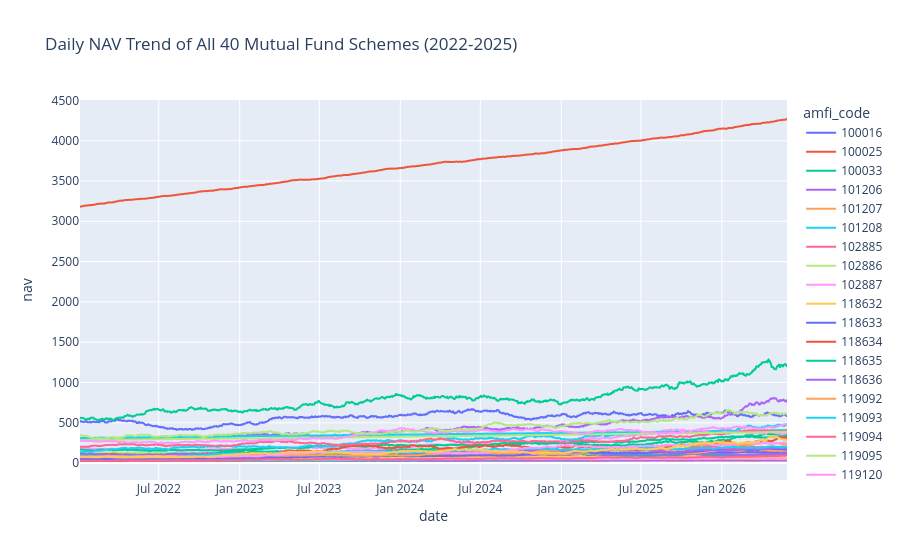

Notebook code cell kept with this figure:
### Code cell
import plotly.express as px

fig = px.line(
    nav,
    x="date",
    y="nav",
    color="amfi_code",
    title="Daily NAV Trend of All 40 Mutual Fund Schemes (2022-2025)"
)

fig.show()

### Figure 1 — Plotly figure (JSON) as saved in the notebook; plotly's stock layout.template omitted (floating-point values rounded to 4 significant figures; data arrays with more than 128 entries replaced by an {"elided": "..."} marker saying what was removed)
{"data": [{"hovertemplate": "amfi_code=100016<br>date=%{x}<br>nav=%{y}<extra></extra>", "legendgroup": "100016", "line": {"color": "#636efa", "dash": "solid"}, "marker": {"symbol": "circle"}, "mode": "lines", "name": "100016", "showlegend": true, "type": "scattergl", "x": {"elided": "1150 str values"}, "xaxis": "x", "y": {"elided": "1150 float values"}, "yaxis": "y"}, {"hovertemplate": "amfi_code=100025<br>date=%{x}<br>nav=%{y}<extra></extra>", "legendgroup": "100025", "line": {"color": "#EF553B", "dash": "solid"}, "marker": {"symbol": "circle"}, "mode": "lines", "name": "100025", "showlegend": true, "type": "scattergl", "x": {"elided": "1150 str values"}, "xaxis": "x", "y": {"elided": "1150 float values"}, "yaxis": "y"}, {"hovertemplate": "amfi_code=100033<br>date=%{x}<br>nav=%{y}<extra></extra>", "legendgroup": "100033", "line": {"color": "#00cc96", "dash": "solid"}, "marker": {"symbol": "circle"}, "mode": "lines", "name": "100033", "showlegend": true, "type": "scattergl", "x": {"elided": "1150 str values"}, "xaxis": "x", "y": {"elided": "1150 float values"}, "yaxis": "y"}, {"hovertemplate": "amfi_code=101206<br>date=%{x}<br>nav=%{y}<extra></extra>", "legendgroup": "101206", "line": {"color": "#ab63fa", "dash": "solid"}, "marker": {"symbol": "circle"}, "mode": "lines", "name": "101206", "showlegend": true, "type": "scattergl", "x": {"elided": "1150 str values"}, "xaxis": "x", "y": {"elided": "1150 float values"}, "yaxis": "y"}, {"hovertemplate": "amfi_code=101207<br>date=%{x}<br>nav=%{y}<extra></extra>", "legendgroup": "101207", "line": {"color": "#FFA15A", "dash": "solid"}, "marker": {"symbol": "circle"}, "mode": "lines", "name": "101207", "showlegend": true, "type": "scattergl", "x": {"elided": "1150 str values"}, "xaxis": "x", "y": {"elided": "1150 float values"}, "yaxis": "y"}, {"hovertemplate": "amfi_code=101208<br>date=%{x}<br>nav=%{y}<extra></extra>", "legendgroup": "101208", "line": {"color": "#19d3f3", "dash": "solid"}, "marker": {"symbol": "circle"}, "mode": "lines", "name": "101208", "showlegend": true, "type": "scattergl", "x": {"elided": "1150 str values"}, "xaxis": "x", "y": {"elided": "1150 float values"}, "yaxis": "y"}, {"hovertemplate": "amfi_code=102885<br>date=%{x}<br>nav=%{y}<extra></extra>", "legendgroup": "102885", "line": {"color": "#FF6692", "dash": "solid"}, "marker": {"symbol": "circle"}, "mode": "lines", "name": "102885", "showlegend": true, "type": "scattergl", "x": {"elided": "1150 str values"}, "xaxis": "x", "y": {"elided": "1150 float values"}, "yaxis": "y"}, {"hovertemplate": "amfi_code=102886<br>date=%{x}<br>nav=%{y}<extra></extra>", "legendgroup": "102886", "line": {"color": "#B6E880", "dash": "solid"}, "marker": {"symbol": "circle"}, "mode": "lines", "name": "102886", "showlegend": true, "type": "scattergl", "x": {"elided": "1150 str values"}, "xaxis": "x", "y": {"elided": "1150 float values"}, "yaxis": "y"}, {"hovertemplate": "amfi_code=102887<br>date=%{x}<br>nav=%{y}<extra></extra>", "legendgroup": "102887", "line": {"color": "#FF97FF", "dash": "solid"}, "marker": {"symbol": "circle"}, "mode": "lines", "name": "102887", "showlegend": true, "type": "scattergl", "x": {"elided": "1150 str values"}, "xaxis": "x", "y": {"elided": "1150 float values"}, "yaxis": "y"}, {"hovertemplate": "amfi_code=118632<br>date=%{x}<br>nav=%{y}<extra></extra>", "legendgroup": "118632", "line": {"color": "#FECB52", "dash": "solid"}, "marker": {"symbol": "circle"}, "mode": "lines", "name": "118632", "showlegend": true, "type": "scattergl", "x": {"elided": "1150 str values"}, "xaxis": "x", "y": {"elided": "1150 float values"}, "yaxis": "y"}, {"hovertemplate": "amfi_code=118633<br>date=%{x}<br>nav=%{y}<extra></extra>", "legendgroup": "118633", "line": {"color": "#636efa", "dash": "solid"}, "marker": {"symbol": "circle"}, "mode": "lines", "name": "118633", "showlegend": true, "type": "scattergl", "x": {"elided": "1150 str values"}, "xaxis": "x", "y": {"elided": "1150 float values"}, "yaxis": "y"}, {"hovertemplate": "amfi_code=118634<br>date=%{x}<br>nav=%{y}<extra></extra>", "legendgroup": "118634", "line": {"color": "#EF553B", "dash": "solid"}, "marker": {"symbol": "circle"}, "mode": "lines", "name": "118634", "showlegend": true, "type": "scattergl", "x": {"elided": "1150 str values"}, "xaxis": "x", "y": {"elided": "1150 float values"}, "yaxis": "y"}, {"hovertemplate": "amfi_code=118635<br>date=%{x}<br>nav=%{y}<extra></extra>", "legendgroup": "118635", "line": {"color": "#00cc96", "dash": "solid"}, "marker": {"symbol": "circle"}, "mode": "lines", "name": "118635", "showlegend": true, "type": "scattergl", "x": {"elided": "1150 str values"}, "xaxis": "x", "y": {"elided": "1150 float values"}, "yaxis": "y"}, {"hovertemplate": "amfi_code=118636<br>date=%{x}<br>nav=%{y}<extra></extra>", "legendgroup": "118636", "line": {"color": "#ab63fa", "dash": "solid"}, "marker": {"symbol": "circle"}, "mode": "lines", "name": "118636", "showlegend": true, "type": "scattergl", "x": {"elided": "1150 str values"}, "xaxis": "x", "y": {"elided": "1150 float values"}, "yaxis": "y"}, {"hovertemplate": "amfi_code=119092<br>date=%{x}<br>nav=%{y}<extra></extra>", "legendgroup": "119092", "line": {"color": "#FFA15A", "dash": "solid"}, "marker": {"symbol": "circle"}, "mode": "lines", "name": "119092", "showlegend": true, "type": "scattergl", "x": {"elided": "1150 str values"}, "xaxis": "x", "y": {"elided": "1150 float values"}, "yaxis": "y"}, {"hovertemplate": "amfi_code=119093<br>date=%{x}<br>nav=%{y}<extra></extra>", "legendgroup": "119093", "line": {"color": "#19d3f3", "dash": "solid"}, "marker": {"symbol": "circle"}, "mode": "lines", "name": "119093", "showlegend": true, "type": "scattergl", "x": {"elided": "1150 str values"}, "xaxis": "x", "y": {"elided": "1150 float values"}, "yaxis": "y"}, {"hovertemplate": "amfi_code=119094<br>date=%{x}<br>nav=%{y}<extra></extra>", "legendgroup": "119094", "line": {"color": "#FF6692", "dash": "solid"}, "marker": {"symbol": "circle"}, "mode": "lines", "name": "119094", "showlegend": true, "type": "scattergl", "x": {"elided": "1150 str values"}, "xaxis": "x", "y": {"elided": "1150 float values"}, "yaxis": "y"}, {"hovertemplate": "amfi_code=119095<br>date=%{x}<br>nav=%{y}<extra></extra>", "legendgroup": "119095", "line": {"color": "#B6E880", "dash": "solid"}, "marker": {"symbol": "circle"}, "mode": "lines", "name": "119095", "showlegend": true, "type": "scattergl", "x": {"elided": "1150 str values"}, "xaxis": "x", "y": {"elided": "1150 float values"}, "yaxis": "y"}, {"hovertemplate": "amfi_code=119120<br>date=%{x}<br>nav=%{y}<extra></extra>", "legendgroup": "119120", "line": {"color": "#FF97FF", "dash": "solid"}, "marker": {"symbol": "circle"}, "mode": "lines", "name": "119120", "showlegend": true, "type": "scattergl", "x": {"elided": "1150 str values"}, "xaxis": "x", "y": {"elided": "1150 float values"}, "yaxis": "y"}, {"hovertemplate": "amfi_code=119551<br>date=%{x}<br>nav=%{y}<extra></extra>", "legendgroup": "119551", "line": {"color": "#FECB52", "dash": "solid"}, "marker": {"symbol": "circle"}, "mode": "lines", "name": "119551", "showlegend": true, "type": "scattergl", "x": {"elided": "1150 str values"}, "xaxis": "x", "y": {"elided": "1150 float values"}, "yaxis": "y"}, {"hovertemplate": "amfi_code=119552<br>date=%{x}<br>nav=%{y}<extra></extra>", "legendgroup": "119552", "line": {"color": "#636efa", "dash": "solid"}, "marker": {"symbol": "circle"}, "mode": "lines", "name": "119552", "showlegend": true, "type": "scattergl", "x": {"elided": "1150 str values"}, "xaxis": "x", "y": {"elided": "1150 float values"}, "yaxis": "y"}, {"hovertemplate": "amfi_code=119598<br>date=%{x}<br>nav=%{y}<extra></extra>", "legendgroup": "119598", "line": {"color": "#EF553B", "dash": "solid"}, "marker": {"symbol": "circle"}, "mode": "lines", "name": "119598", "showlegend": true, "type": "scattergl", "x": {"elided": "1150 str values"}, "xaxis": "x", "y": {"elided": "1150 float values"}, "yaxis": "y"}, {"hovertemplate": "amfi_code=119599<br>date=%{x}<br>nav=%{y}<extra></extra>", "legendgroup": "119599", "line": {"color": "#00cc96", "dash": "solid"}, "marker": {"symbol": "circle"}, "mode": "lines", "name": "119599", "showlegend": true, "type": "scattergl", "x": {"elided": "1150 str values"}, "xaxis": "x", "y": {"elided": "1150 float values"}, "yaxis": "y"}, {"hovertemplate": "amfi_code=120503<br>date=%{x}<br>nav=%{y}<extra></extra>", "legendgroup": "120503", "line": {"color": "#ab63fa", "dash": "solid"}, "marker": {"symbol": "circle"}, "mode": "lines", "name": "120503", "showlegend": true, "type": "scattergl", "x": {"elided": "1150 str values"}, "xaxis": "x", "y": {"elided": "1150 float values"}, "yaxis": "y"}, {"hovertemplate": "amfi_code=120504<br>date=%{x}<br>nav=%{y}<extra></extra>", "legendgroup": "120504", "line": {"color": "#FFA15A", "dash": "solid"}, "marker": {"symbol": "circle"}, "mode": "lines", "name": "120504", "showlegend": true, "type": "scattergl", "x": {"elided": "1150 str values"}, "xaxis": "x", "y": {"elided": "1150 float values"}, "yaxis": "y"}, {"hovertemplate": "amfi_code=120505<br>date=%{x}<br>nav=%{y}<extra></extra>", "legendgroup": "120505", "line": {"color": "#19d3f3", "dash": "solid"}, "marker": {"symbol": "circle"}, "mode": "lines", "name": "120505", "showlegend": true, "type": "scattergl", "x": {"elided": "1150 str values"}, "xaxis": "x", "y": {"elided": "1150 float values"}, "yaxis": "y"}, {"hovertemplate": "amfi_code=120506<br>date=%{x}<br>nav=%{y}<extra></extra>", "legendgroup": "120506", "line": {"color": "#FF6692", "dash": "solid"}, "marker": {"symbol": "circle"}, "mode": "lines", "name": "120506", "showlegend": true, "type": "scattergl", "x": {"elided": "1150 str values"}, "xaxis": "x", "y": {"elided": "1150 float values"}, "yaxis": "y"}, {"hovertemplate": "amfi_code=120507<br>date=%{x}<br>nav=%{y}<extra></extra>", "legendgroup": "120507", "line": {"color": "#B6E880", "dash": "solid"}, "marker": {"symbol": "circle"}, "mode": "lines", "name": "120507", "showlegend": true, "type": "scattergl", "x": {"elided": "1150 str values"}, "xaxis": "x", "y": {"elided": "1150 float values"}, "yaxis": "y"}, {"hovertemplate": "amfi_code=120841<br>date=%{x}<br>nav=%{y}<extra></extra>", "legendgroup": "120841", "line": {"color": "#FF97FF", "dash": "solid"}, "marker": {"symbol": "circle"}, "mode": "lines", "name": "120841", "showlegend": true, "type": "scattergl", "x": {"elided": "1150 str values"}, "xaxis": "x", "y": {"elided": "1150 float values"}, "yaxis": "y"}, {"hovertemplate": "amfi_code=120842<br>date=%{x}<br>nav=%{y}<extra></extra>", "legendgroup": "120842", "line": {"color": "#FECB52", "dash": "solid"}, "marker": {"symbol": "circle"}, "mode": "lines", "name": "120842", "showlegend": true, "type": "scattergl", "x": {"elided": "1150 str values"}, "xaxis": "x", "y": {"elided": "1150 float values"}, "yaxis": "y"}, {"hovertemplate": "amfi_code=120843<br>date=%{x}<br>nav=%{y}<extra></extra>", "legendgroup": "120843", "line": {"color": "#636efa", "dash": "solid"}, "marker": {"symbol": "circle"}, "mode": "lines", "name": "120843", "showlegend": true, "type": "scattergl", "x": {"elided": "1150 str values"}, "xaxis": "x", "y": {"elided": "1150 float values"}, "yaxis": "y"}, {"hovertemplate": "amfi_code=120844<br>date=%{x}<br>nav=%{y}<extra></extra>", "legendgroup": "120844", "line": {"color": "#EF553B", "dash": "solid"}, "marker": {"symbol": "circle"}, "mode": "lines", "name": "120844", "showlegend": true, "type": "scattergl", "x": {"elided": "1150 str values"}, "xaxis": "x", "y": {"elided": "1150 float values"}, "yaxis": "y"}, {"hovertemplate": "amfi_code=125497<br>date=%{x}<br>nav=%{y}<extra></extra>", "legendgroup": "125497", "line": {"color": "#00cc96", "dash": "solid"}, "marker": {"symbol": "circle"}, "mode": "lines", "name": "125497", "showlegend": true, "type": "scattergl", "x": {"elided": "1150 str values"}, "xaxis": "x", "y": {"elided": "1150 float values"}, "yaxis": "y"}, {"hovertemplate": "amfi_code=125498<br>date=%{x}<br>nav=%{y}<extra></extra>", "legendgroup": "125498", "line": {"color": "#ab63fa", "dash": "solid"}, "marker": {"symbol": "circle"}, "mode": "lines", "name": "125498", "showlegend": true, "type": "scattergl", "x": {"elided": "1150 str values"}, "xaxis": "x", "y": {"elided": "1150 float values"}, "yaxis": "y"}, {"hovertemplate": "amfi_code=148567<br>date=%{x}<br>nav=%{y}<extra></extra>", "legendgroup": "148567", "line": {"color": "#FFA15A", "dash": "solid"}, "marker": {"symbol": "circle"}, "mode": "lines", "name": "148567", "showlegend": true, "type": "scattergl", "x": {"elided": "1150 str values"}, "xaxis": "x", "y": {"elided": "1150 float values"}, "yaxis": "y"}, {"hovertemplate": "amfi_code=148568<br>date=%{x}<br>nav=%{y}<extra></extra>", "legendgroup": "148568", "line": {"color": "#19d3f3", "dash": "solid"}, "marker": {"symbol": "circle"}, "mode": "lines", "name": "148568", "showlegend": true, "type": "scattergl", "x": {"elided": "1150 str values"}, "xaxis": "x", "y": {"elided": "1150 float values"}, "yaxis": "y"}, {"hovertemplate": "amfi_code=148569<br>date=%{x}<br>nav=%{y}<extra></extra>", "legendgroup": "148569", "line": {"color": "#FF6692", "dash": "solid"}, "marker": {"symbol": "circle"}, "mode": "lines", "name": "148569", "showlegend": true, "type": "scattergl", "x": {"elided": "1150 str values"}, "xaxis": "x", "y": {"elided": "1150 float values"}, "yaxis": "y"}, {"hovertemplate": "amfi_code=149322<br>date=%{x}<br>nav=%{y}<extra></extra>", "legendgroup": "149322", "line": {"color": "#B6E880", "dash": "solid"}, "marker": {"symbol": "circle"}, "mode": "lines", "name": "149322", "showlegend": true, "type": "scattergl", "x": {"elided": "1150 str values"}, "xaxis": "x", "y": {"elided": "1150 float values"}, "yaxis": "y"}, {"hovertemplate": "amfi_code=149323<br>date=%{x}<br>nav=%{y}<extra></extra>", "legendgroup": "149323", "line": {"color": "#FF97FF", "dash": "solid"}, "marker": {"symbol": "circle"}, "mode": "lines", "name": "149323", "showlegend": true, "type": "scattergl", "x": {"elided": "1150 str values"}, "xaxis": "x", "y": {"elided": "1150 float values"}, "yaxis": "y"}, {"hovertemplate": "amfi_code=149324<br>date=%{x}<br>nav=%{y}<extra></extra>", "legendgroup": "149324", "line": {"color": "#FECB52", "dash": "solid"}, "marker": {"symbol": "circle"}, "mode": "lines", "name": "149324", "showlegend": true, "type": "scattergl", "x": {"elided": "1150 str values"}, "xaxis": "x", "y": {"elided": "1150 float values"}, "yaxis": "y"}], "layout": {"legend": {"title": {"text": "amfi_code"}, "tracegroupgap": 0}, "title": {"text": "Daily NAV Trend of All 40 Mutual Fund Schemes (2022-2025)"}, "xaxis": {"anchor": "y", "domain": [0, 1], "title": {"text": "date"}}, "yaxis": {"anchor": "x", "domain": [0, 1], "title": {"text": "nav"}}}}
